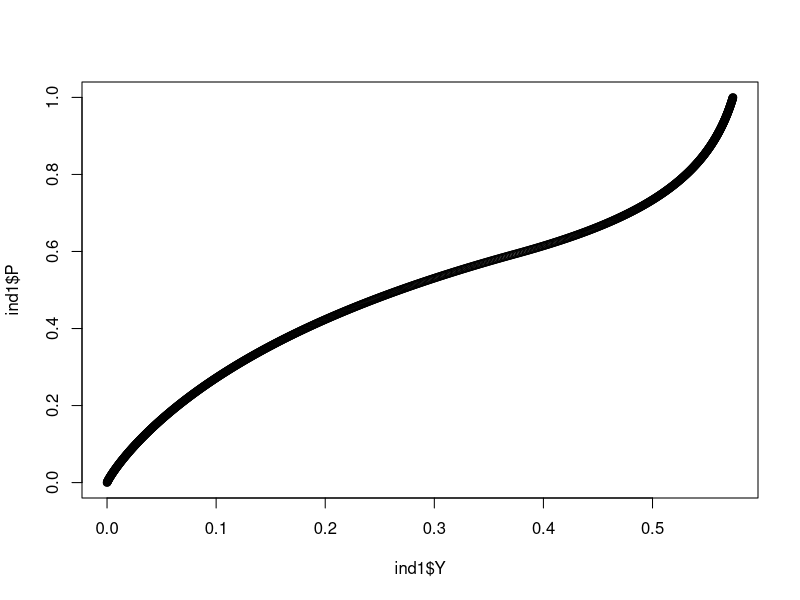
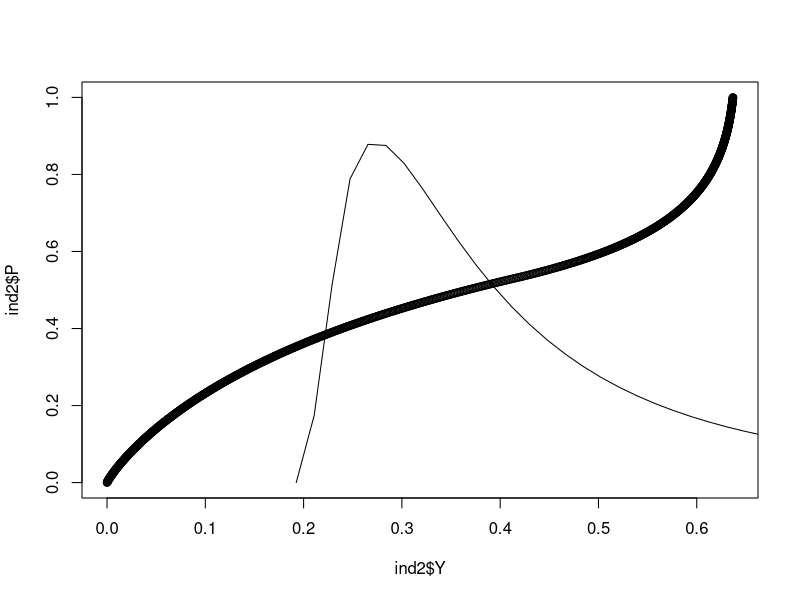
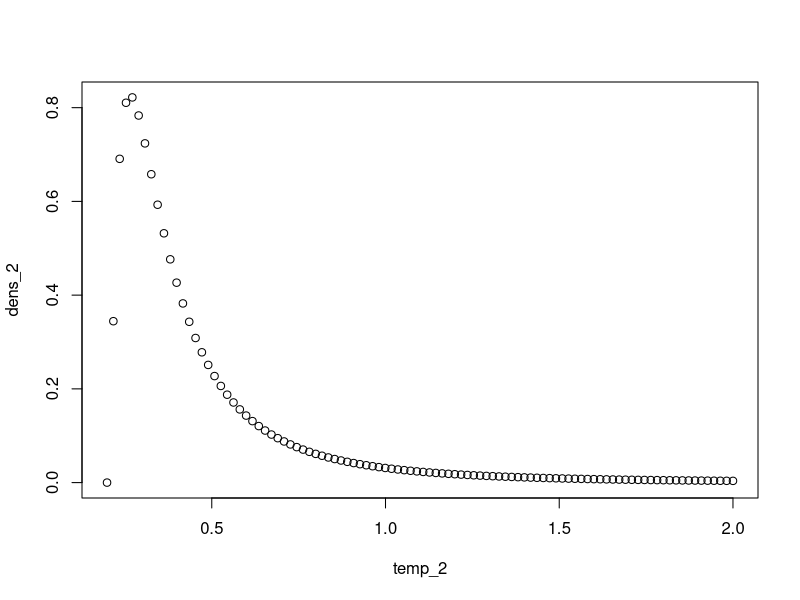
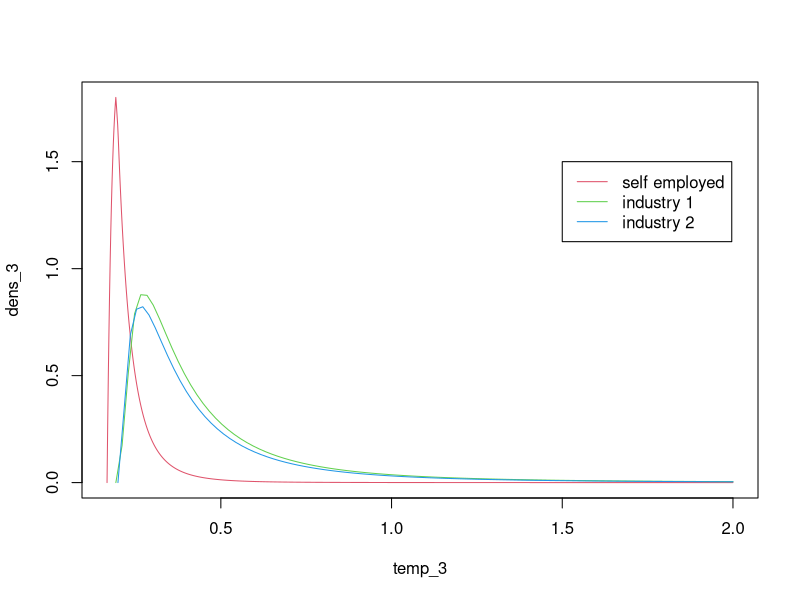

Source code (R) for these figures, in order:
#test

# Script for solving for general equilibrium

rm(list = ls())

# Assumptions used
# i) b = 0
# ii) Cobb-Douglas aggregator for intermediates.
# iii) lower bound on the z draw is 1.
# iv) tau > 1 / 2 so that the "amount" of entrepreneurs grows with the productivity level.


# Rough outline of the algorithm

# STEP 1: obtain a `supply curve' for each industry

# i) fix a grid of values for prices
# ii) at each price, solve for the quantity supplied
# iii) interpolate to obtain an approximate supply curve

# Subroutine: solving for output conditional on a price
# i) Guess a value for ebar, the mismatch threshold
# ii) Back out the implied theta using get_theta
# iii) Calculate the implied occupational choice threshold
# iv) Using the choice threshold, find the mass of workers in the industry and the integral over Z
# v) put all the above together and calculate the value of creating a vacancy
# vi) find the gap between the value and cost of vacancy creation
# vii) perform a bisection search to find the ebar that makes this gap zero.
# viii) with ebar in hand, solve for u and output

# STEP 2: Find the equilibrium

# i) Guess prices
# ii) Using the interpolated supply curves, calculate the supplies of both goods at these prices and aggregate output
# iii) Calculate demands from aggregate output and prices
# iv) Find the gap between supply and demand in each industry
# v) If supply exceeds demand, revise prices down. If demand exceeds supply, revise prices up

# Notes on parameters

# Gamma
# The pdf of the mismatch shock is gamma * e ^ (gamma - 1)
# - For the pdf to be valid, it must be that gamma > 0
# - When 0 < gamma < 1, the pdf is decreasing and convex: mass is concentrated around low values of e
# - When gamma = 1, e is U[0,1]
# - When 1 < gamma < 2, the pdf is increasing and concave. In this region, higher gammas place more weight on high e
# - When 2 < gamma, the pdf is increasing and convex: mass is concentrated around high values of e

################################################## FUNCTIONS ##################################################

#### Functions for both industries ####

get_theta <- function(ebar, a, B, d, gamma, A){
  
  # returns theta given e_bar and parameters
  theta <- (1 - B * (1 - d)) * ebar / (B * A)
  theta <- theta / (ebar ^ (1 + gamma) / (1 + gamma) + gamma / (1 + gamma) - ebar)
  return(theta ^ (1 / (1 - a)))
  
  # theta <- (B / (1 - B * (1 - d))) * ((1 + gamma) / A)
  # theta <- theta * (1 - ebar ^ (1 / gamma)) / ebar ^ ((1 + gamma) / gamma)
  # return(theta ^ (1 / (1 - a)))
  
}

get_u <- function(theta, ebar, a, d, A, gamma){
  
  # returns u given theta, ebar, and parameters
  u <- d  + A * theta ^ (1 - a) * (1 - ebar ^ gamma)
  return (d / u)
  
  #u <- d  + A * theta ^ (1 - a) * (1 - ebar)
  #return (d / u)
  
}


#### Industry 1 functions ####

get_z_top <- function(P, ebar, rho, sigma){
  
  # returns the top threshold given P, ebar, and parameters
  z_top <- (rho * P * ebar) ^ (sigma - 1)
  z_top <- (z_top - 1) ^ (1 / (1 - sigma))
  
  # z_top <- (rho * P * (1 - ebar ^ (1 / gamma))) ^ (sigma - 1)
  # z_top <- (z_top - 1) ^ (1 / (1 - sigma))
  return(z_top)
  
}

get_EZ_1 <- function(z, Zmin, zeta){
  
  # returns expected Z for industry 1 given the threshold and parameters
  EZ <- Zmin * (zeta / (zeta - 1)  - (zeta * z ^ zeta) / (2 * zeta - 1)) * (z < 1) 
  EZ <- EZ + (Zmin / (z ^ (zeta - 1))) * (zeta / (zeta - 1)  - zeta / (2 * zeta - 1)) * (z >= 1)
  return(EZ)
  
}

get_N_1 <- function(z, Zmin, zeta){
  
  # returns N for industry 1 given the threshold and parameters
  N <- (1 - (z ^ zeta) / 2) * (z < 1) + (1 / (2 * z ^ zeta)) * (z >= 1)
  return(N)
  
}

free_entry_1 <- function(P, ebar, a, B, d, gamma, A, rho, sigma, Zmin, zeta, kappa){
  
  # calculates the gap between cost and benefits of entry for industry 1 given P, ebar, and parameters
  theta <- get_theta(ebar, a, B, d, gamma, A)
  z <- get_z_top(P, ebar, rho, sigma)
  N <- get_N_1(z, Zmin, zeta)
  EZ <- get_EZ_1(z, Zmin, zeta)
  
  gap <- A * B * theta ^ (- a) * (1 - rho) * P / (1 - B * (1 - d))
  gap <- gap * (gamma / (gamma + 1)) * (1 - ebar ^ (1 + gamma))
  gap <- gap * EZ / N
  gap <- gap - kappa
  
  return(gap)
  # postive if expected benefits exceed expected costs (ebar too high given p), negative otherwise (ebar too low)
  
}

get_Y_1 <- function(ebar, P, a, B, d, gamma, A, rho, sigma, Zmin, Zeta){
  
  # returns industry 1 output given P, ebar, and parameters
  theta <- get_theta(ebar, a, B, d, gamma, A)
  u <- get_u(theta, ebar, a, d, A, gamma)
  z <- get_z_top(P, ebar, rho, sigma)
  EZ <- get_EZ_1(z, Zmin, zeta)
  
  Y <- (1 - u) * EZ
  Y <- Y * (gamma / (1 + gamma)) * (1 - ebar ^ (1 + gamma))
  Y <- Y/ (1 - ebar ^ gamma)
  
  return(Y)
  
}

#### Industry 2 functions ####

get_z_bot <- function(P, ebar, rho, sigma){
  
  # returns the lower threshold given P, ebar, and parameters
  z_bot <- (rho * P * ebar) ^ (sigma - 1)
  z_bot <- (z_bot - 1) ^ (1 / (sigma - 1))
  return(z_bot)
  
}

get_EZ_2 <- function(z, Zmin, zeta){
  
  # returns expected Z for industry 1 given the threshold and parameters
  EZ <- Zmin * (z ^ (zeta - 1)) * (zeta / (zeta - 1)  - zeta / (2 * zeta - 1)) * (z < 1) 
  EZ <- EZ + Zmin * (zeta / (zeta - 1)  - zeta / ((2 * zeta - 1) * z ^ zeta)) * (z >= 1)
  return(EZ)
  
}

get_N_2 <- function(z, Zmin, zeta){
  
  # returns N for industry 1 given the threshold and parameters
  N <- ((z ^ zeta) / 2) * (z < 1) + (1 - 1 / (2 * z ^ zeta)) * (z >= 1)
  return(N)
  
}

free_entry_2 <- function(P, ebar, a, B, d, gamma, A, rho, sigma, Zmin, zeta, kappa){
  
  # calculates the gap between cost and benefits of entry for industry 1 given P, ebar, and parameters
  theta <- get_theta(ebar, a, B, d, gamma, A)
  z <- get_z_bot(P, ebar, rho, sigma)
  N <- get_N_2(z, Zmin, zeta)
  EZ <- get_EZ_2(z, Zmin, zeta)
  
  gap <- A * B * theta ^ (- a) * (1 - rho) * P / (1 - B * (1 - d))
  gap <- gap * (gamma / (1 + gamma)) * (1 - ebar ^ (1 + gamma))
  gap <- gap * EZ / N
  gap <- gap - kappa
  
  return(gap)
  # postive if expected benefits exceed expected costs (ebar too high given p), negative otherwise (ebar too low)
  
}

get_Y_2 <- function(ebar, P, a, B, d, gamma, A, rho, sigma, Zmin, Zeta){
  
  # returns industry 1 output given P, ebar, and parameters
  theta <- get_theta(ebar, a, B, d, gamma, A)
  u <- get_u(theta, ebar, a, d, A, gamma)
  z <- get_z_bot(P, ebar, rho, sigma)
  EZ <- get_EZ_2(z, Zmin, zeta)
  
  Y <- (1 - u) * EZ
  Y <- Y * (gamma / (1 + gamma)) * (1 - ebar ^ (1 + gamma))
  Y <- Y / (1 - ebar ^ gamma)
  
  return(Y)
  
}

#### Solvers ####

ebar_solve <- function(entry_func, P, mid, a, B, d, gamma, A, rho, sigma, Zmin, zeta, kappa){
  
  top <- 1
  bot <- 0
  solution <- 0
  count <- 0
  
  while (solution == 0){
    mid <- (top + bot) / 2
    gap <- entry_func(P, mid, a, B, d, gamma, A, rho, sigma, Zmin, zeta, kappa)
    if (abs(gap) < tol){
      solution <- 1
    }
    if (gap >= 0){
      bot <- mid
    }
    if (gap < 0){
      top <- mid
    }
    
    count <- count + 1
    if (count > 1000){
      print(c('failed', P))
      solution <- 1
    }
  }
  
  return(mid)
  
}

#### Income Distribution Functions ####

income_dist_1 <- function(rho, P, Zmin, z, ebar, y, gamma, zeta, u){
  
  min_inc <- rho * P * Zmin * max(1, z) * ebar
  inc_thres <- min_inc / ebar
  Zratio <- min_inc / (y * max(1, z))
  A1 <- gamma / (gamma + zeta)
  A2 <- gamma / (2 * gamma + (4 * zeta))
  A3 <- zeta / (gamma + zeta)
  A4 <- zeta / (gamma + 2 * zeta)
  
  # Region 1: below the minimum income
  if (y <= min_inc){
    return(0)
  }
  # Region 2: no agent has income below y for all epsilon
  if ((y > min_inc) & (y <= inc_thres)){
    part1 <- A1 * Zratio ^ zeta - A2 * z ^ zeta * Zratio ^ (2 * zeta)
    part2 <- Zratio ^ (-gamma) * (A3 - A4 * z ^ zeta) + z ^ zeta / 2 - 1
    part3 <- Zratio ^ (-gamma) * (A3 - A4) * z ^ (- zeta - gamma) - 1 / (2 * z ^ zeta)
    return((1 - u) * ebar ^ gamma *(part1 + part2 * (z < 1) + part3 * (z >= 1)) / (1 - ebar ^ gamma))
  }
  # Region 3: some agents have income below y for all epsilon
  if (y > inc_thres){
    part1 <- A1 * Zratio ^ zeta * (ebar ^ gamma - ebar ^ (-zeta)) - 
      Zratio ^ (2 * zeta) * A2 * z ^ zeta * (ebar ^ gamma - ebar ^ (- 2 * zeta))
    part2 <- (1 - ebar ^ gamma) * (1 - z ^ zeta / 2)
    part3 <- (1 - ebar ^ gamma) * (1 / (2 * z ^ zeta))
    return((1 - u) * (part1 + part2 * (z < 1) + part3 * (z >= 1)) / (1 - ebar ^ gamma))
  }
  
}

income_dens_1 <- function(rho, P, Zmin, z, ebar, y, gamma, zeta, u){
  
  min_inc <- rho * P * Zmin * max(1, z) * ebar
  inc_thres <- min_inc / ebar
  Zratio <- min_inc / (y * max(1, z))
  A1 <- gamma / (gamma + zeta)
  A2 <- gamma / (2 * gamma + (4 * zeta))
  A3 <- zeta / (gamma + zeta)
  A4 <- zeta / (gamma + 2 * zeta)
  
  # Region 1: below the minimum income
  if (y <= min_inc){
    return(0)
  }
  # Region 2: no agent has income below y for all epsilon
  if ((y > min_inc) & (y <= inc_thres)){
    part1 <- zeta * A1 * Zratio ^ zeta - 2 * zeta * A2 * z ^ zeta * Zratio ^ (2 * zeta)
    part2 <- gamma * Zratio ^ (-gamma) * (A3 - A4 * z ^ zeta) 
    part3 <- gamma * Zratio ^ (-gamma) * (A3 - A4) * z ^ (- zeta - gamma)
    return(-(1 - u) * ebar ^ gamma *(part1 - part2 * (z < 1) - part3 * (z >= 1)) / ((1 - ebar ^ gamma) * y))
  }
  # Region 3: some agents have income below y for all epsilon
  if (y > inc_thres){
    part1 <- zeta * A1 * Zratio ^ zeta * (ebar ^ gamma - ebar ^ (-zeta)) - 
      2 * zeta * Zratio ^ (2 * zeta) * A2 * z ^ zeta * (ebar ^ gamma - ebar ^ (- 2 * zeta))
    return(-(1 - u) * part1 / ((1 - ebar ^ gamma) * y))
  }
  
}

income_dist_2 <- function(rho, P, Zmin, z, ebar, y, gamma, zeta, u){
  
  min_inc <- rho * P * Zmin * max(1, 1 / z) * ebar
  inc_thres <- min_inc / ebar
  Zratio <- min_inc / (y * max(1, 1 / z))
  A1 <- gamma / (gamma + zeta)
  A2 <- gamma / (2 * gamma + (4 * zeta))
  A3 <- zeta / (gamma + zeta)
  A4 <- zeta / (gamma + 2 * zeta)
  
  # Region 1: below the minimum income
  if (y <= min_inc){
    return(0)
  }
  # Region 2: no agent has income below y for all epsilon
  if ((y > min_inc) & (y <= inc_thres)){
    part1 <- A1 * Zratio ^ zeta - A2 * z ^ (- zeta) * Zratio ^ (2 * zeta)
    part2 <- Zratio ^ (-gamma) * (A3 - A4) * z ^ (zeta + gamma) - z ^ zeta / 2
    part3 <- Zratio ^ (-gamma) * (A3 - A4 * z ^ (- zeta)) + 1 / (2 * z ^ zeta) - 1
    return((1 - u) * ebar ^ gamma *(part1 - part2 * (z < 1) - part3 * (z >= 1)) / (1 - ebar ^ gamma))
  }
  # Region 3: some agents have income below y for all epsilon
  if (y > inc_thres){
    part1 <- A1 * Zratio ^ zeta * (ebar ^ gamma - ebar ^ (-zeta)) - 
      Zratio ^ (2 * zeta) * A2 * z ^ (- zeta) * (ebar ^ gamma - ebar ^ (- 2 * zeta))
    part2 <- (1 - ebar ^ gamma) * (z ^ zeta / 2)
    part3 <- (1 - ebar ^ gamma) * (1 -  1 / (2 * z ^ zeta))
    return((1 - u) * (part1 + part2 * (z < 1) + part3 * (z >= 1)) / (1 - ebar ^ gamma))
  }
  
}

income_dens_2 <- function(rho, P, Zmin, z, ebar, y, gamma, zeta, u){
  
  min_inc <- rho * P * Zmin * max(1, 1 / z) * ebar
  inc_thres <- min_inc / ebar
  Zratio <- min_inc / (y * max(1, 1 / z))
  A1 <- gamma / (gamma + zeta)
  A2 <- gamma / (2 * gamma + (4 * zeta))
  A3 <- zeta / (gamma + zeta)
  A4 <- zeta / (gamma + 2 * zeta)
  
  # Region 1: below the minimum income
  if (y <= min_inc){
    return(0)
  }
  # Region 2: no agent has income below y for all epsilon
  if ((y > min_inc) & (y <= inc_thres)){
    part1 <- zeta * A1 * Zratio ^ zeta - 2 * zeta * A2 * z ^ (- zeta) * Zratio ^ (2 * zeta)
    part2 <- gamma * Zratio ^ (-gamma) * (A3 - A4) * z ^ (zeta + gamma)
    part3 <- gamma * Zratio ^ (-gamma) * (A3 - A4 * z ^ (- zeta))
    return(-(1 - u) * ebar ^ gamma * (part1 - part2 * (z < 1) - part3 * (z >= 1)) / ((1 - ebar ^ gamma) * y))
  }
  # Region 3: some agents have income below y for all epsilon
  if (y > inc_thres){
    part1 <- zeta * A1 * Zratio ^ zeta * (ebar ^ gamma - ebar ^ (-zeta)) - 
      2 * zeta * Zratio ^ (2 * zeta) * A2 * z ^ (- zeta) * (ebar ^ gamma - ebar ^ (- 2 * zeta))
    return(-(1 - u) * part1 / ((1 - ebar ^ gamma) * y))
  }
  
}


selfemp_mininc <- function(z_lower, z_upper, sigma, Zmin){
  if (z_upper > 1 & z_lower < 1){
    return(Zmin * 2 ^ (1 / (sigma - 1)))
  }
  if (z_upper <= 1){
    return(Zmin * (1 + z_upper ^ (1 - sigma)) ^ (1 / (sigma - 1)))
  }
  
  if (z_lower >= 1){
    return(Zmin * (1 + z_lower ^ (sigma - 1)) ^ (1 / (sigma - 1)))
  }
}

selfemp_lowerbound <- function(Zmin, sigma, y, z_lower){
  thres <- Zmin * (z_lower ^ (1 - sigma) + 1) ^ (1 / (sigma - 1))
  
  if (y <= thres){
    return(Zmin)
  }
  
  if (y > thres){
    return(y * (1 + z_lower ^ (1 - sigma)) ^ (1 / (1 - sigma)))
  }
  
}

selfemp_upperbound <- function(Zmin, sigma, y, z_upper){
  thres <- Zmin * z_upper / (1 + z_upper ^ (1 - sigma)) ^ (1 / (1 - sigma))
  
  if (y <= thres){
    return(y * Zmin / (Zmin ^ (1 - sigma) - y ^ (1 - sigma)) ^ (1 / (1 - sigma)))
  }
  if (y > thres){
    return(y * (1 + z_upper ^ (1 - sigma)) ^ (1 / (1 - sigma)))
  }
}

selfemp_integral <- function(Z, sigma, y, zeta, Zmin){
  int <- (Z ^ (1 - sigma) - y ^ (1 - sigma)) ^ ((1 + zeta) / (1 - sigma))
  int <- zeta ^ 2 * Zmin ^ (2 * zeta) * int
  int <- int / (Z ^ (2 * (1 + zeta)) * y ^ (1 + zeta))
  return(int)
}

selfemp_density <- function(z_upper, z_lower, Zmin, sigma, y, zeta){
  
  lower_bound <- selfemp_lowerbound(Zmin, sigma, y, z_lower)
  upper_bound <- selfemp_upperbound(Zmin, sigma, y, z_upper)
  
  dens <- integrate(selfemp_integral, lower = lower_bound, upper = upper_bound, sigma = sigma, y = y, zeta = zeta,
                    Zmin = Zmin)
  
  return(dens$value)
  
}
################################################## MODEL ##################################################

# Global Parameters
B <- 0.975
a <- 0.5
d <- 0.1
sigma <- 1 /10
rho <- 0.95
kappa <- 0.132
Zmin <- 0.36
zeta <- 2.12

# Numerical function parameters
tol <- 0.00001

#### Industry 1 Supply Function ####

A <- c(5, 5)
gamma <- c(1, 4)

# specify a sequence of prices. For each price, obtain the mismatch threshold and supply.
# With sigma < 1, the price permitted by the price index for either good is 1. 
P <- seq(0, 1, 0.001)
n <- length(P)
ind1 <- data.frame(P, "ebar" = rep(0, n), "Y" = rep(0, n), "theta" = rep(0, n), "z" = rep(0, n), 
                   "u" = rep(0, n), "N" = rep(0, n), "EZ" = rep(0, n))

ind1$Y[1] <- 0 # no need to solve at P = 0 

for (i in 2:n){
  P <- ind1$P[i]
  ind1$ebar[i] <- ebar_solve(free_entry_1, P, mid, a, B, d, gamma[1], A[1], rho, sigma, Zmin, zeta, kappa)
  ind1$Y[i] <- get_Y_1(ind1$ebar[i], P, a, B, d, gamma[1], A[1], rho, sigma, Zmin, Zeta)
  ind1$theta[i] <- get_theta(ind1$ebar[i], a, B, d, gamma[1], A[1])
  ind1$z[i] <- get_z_top(P, ind1$ebar[i], rho, sigma)
  ind1$u[i] <- get_u(ind1$theta[i], ind1$ebar[i], a, d, A[1], gamma[1])
  ind1$N[i] <- get_N_1(ind1$z[i], Zmin, zeta)
  ind1$EZ[i] <- get_EZ_1(ind1$z[i], Zmin, zeta)
}

plot(ind1$Y, ind1$P)

#### Industry 2 Supply Function ####

P <- seq(0, 1, 0.001)
n <- length(P)
ind2 <- data.frame(P, "ebar" = rep(0, n), "Y" = rep(0, n), "theta" = rep(0, n), "z" = rep(0, n), 
                   "u" = rep(0, n), "N" = rep(0, n), "EZ" = rep(0, n))

ind2$Y[1] <- 0

for (i in 2:n){
  P <- ind2$P[i]
  ind2$ebar[i] <- ebar_solve(free_entry_2, P, mid, a, B, d, gamma[2], A[2], rho, sigma, Zmin, zeta, kappa)
  ind2$Y[i] <- get_Y_2(ind2$ebar[i], P, a, B, d, gamma[2], A[2], rho, sigma, Zmin, Zeta)
  ind2$theta[i] <- get_theta(ind2$ebar[i], a, B, d, gamma[2], A[2])
  ind2$z[i] <- get_z_top(P, ind2$ebar[i], rho, sigma)
  ind2$u[i] <- get_u(ind2$theta[i], ind2$ebar[i], a, d, A[2], gamma[2])
  ind2$N[i] <- get_N_2(ind2$z[i], Zmin, zeta)
  ind2$EZ[i] <- get_EZ_2(ind2$z[i], Zmin, zeta)
  
}

plot(ind2$Y, ind2$P)

#### Solve for eqbm prices ####

eqbm <- data.frame("P" = rep(0, 2), "ebar" = rep(0, 2), "Y" = rep(0, 2), "theta" = rep(0, 2), "z" = rep(0, 2), 
                   "u" = rep(0, 2), "N" = rep(0, 2), "EZ" = rep(0, 2))

# interpolate the functions above to get supply functions, and then find prices that set excess demand to 0
P_top <- 1
P_bot <- 0
count <- 0
solution <- 0

while (solution == 0){
  eqbm$P[1] <- (P_top + P_bot) / 2
  eqbm$P[2] <- (1 - eqbm$P[1] ^ (1 - sigma)) ^ (1 / (1 - sigma))
  
  YS_1 <- approx(ind1$P, ind1$Y, eqbm$P[1])$y
  YS_2 <- approx(ind2$P, ind2$Y, eqbm$P[2])$y
  
  Y <- (YS_1 ^ ((sigma - 1) / sigma) + YS_2 ^ ((sigma - 1) / sigma)) ^ (sigma / (sigma - 1))
  
  YD_1 <- Y * eqbm$P[1] ^ (-sigma)
  YD_2 <- Y * eqbm$P[2] ^ (-sigma)
  
  Y1_gap <- YS_1 - YD_1
  
  if (abs(Y1_gap) < tol){
    print(c('converged', eqbm$P[1]))
    solution <- 1
  }
  if (Y1_gap >= 0){
    P_top <- eqbm$P[1]
  }
  if (Y1_gap < 0){
    P_bot <- eqbm$P[1]
  }
  
  count <- count + 1
  if (count > 1000){
    print(c('failed', eqbm$P[1]))
    solution <- 1
  }
}

#### Given eqbm prices, obtain other quantities ####

free_entry_funcs <- list(free_entry_1, free_entry_2)
get_z_funcs <- list(get_z_top, get_z_bot)
get_N_funcs <- list(get_N_1, get_N_2)
get_EZ_funcs <- list(get_EZ_1, get_EZ_2)

for (i in 1:2){
  eqbm$ebar[i] <- ebar_solve(free_entry_funcs[[i]], eqbm$P[i], mid, a, B, d, gamma[i], A[i], rho, sigma, Zmin, zeta, kappa)
  eqbm$Y[i] <- get_Y_1(eqbm$ebar[i], eqbm$P[i], a, B, d, gamma[i], A[i], rho, sigma, Zmin, Zeta)
  eqbm$theta[i] <- get_theta(eqbm$ebar[i], a, B, d, gamma[i], A[i])
  eqbm$z[i] <- get_z_funcs[[i]](eqbm$P[i], eqbm$ebar[i], rho, sigma)
  eqbm$u[i] <- get_u(eqbm$theta[i], eqbm$ebar[i], a, d, A[i], gamma[i])
  eqbm$N[i] <- get_N_funcs[[i]](eqbm$z[i], Zmin, zeta)
  eqbm$EZ[i] <- get_EZ_funcs[[i]](eqbm$z[i], Zmin, zeta)
}

# check that thresholds make sense
1 > (rho * eqbm$P[1] * eqbm$ebar[1]) ^ (1 - sigma) + (rho * eqbm$P[2] * eqbm$ebar[2]) ^ (1 - sigma)

############################################### INCOME DISTRIBUTION ###############################################

# Industry 1

min_inc_1 <- rho * eqbm$P[1] * Zmin * max(1, eqbm$z[1]) * eqbm$ebar[1]

temp <- seq(min_inc_1, 2, length.out = 100)
mass <- sapply(temp, income_dist_1, rho = rho, P = eqbm$P[1], Zmin = Zmin, z = eqbm$z[1], 
               ebar = eqbm$ebar[1], gamma = gamma[1], zeta = zeta, u = eqbm$u[1])
# mass <- mass / eqbm$N[1] # get as a fraction of total people participating in industry 1
dens <- sapply(temp, income_dens_1, rho = rho, P = eqbm$P[1], Zmin = Zmin, z = eqbm$z[1], 
               ebar = eqbm$ebar[1], gamma = gamma[1], zeta = zeta, u = eqbm$u[1])

#plot(temp, mass)
lines(temp,dens)

# Industry 2

min_inc_2 <- rho * eqbm$P[2] * Zmin * max(1, 1 / eqbm$z[2]) * eqbm$ebar[2]
temp_2 <- seq(min_inc_2, 2, length.out = 100)
mass_2 <- sapply(temp_2, income_dist_2, rho = rho, P = eqbm$P[2], Zmin = Zmin, z = eqbm$z[2], 
                 ebar = eqbm$ebar[2], gamma = gamma[2], zeta = zeta, u = eqbm$u[2])
# mass_2 <- mass_2 / eqbm$N[2] # get as a fraction of total people participating in industry 2
dens_2 <- sapply(temp_2, income_dens_2, rho = rho, P = eqbm$P[2], Zmin = Zmin, z = eqbm$z[2], 
                 ebar = eqbm$ebar[2], gamma = gamma[2], zeta = zeta, u = eqbm$u[2])

#lines(temp_2, mass_2)
plot(temp_2, dens_2)

# Self Employed

min_inc_selfemp <- selfemp_mininc(eqbm$z[2], eqbm$z[1], sigma, Zmin)

temp_3 <- seq(min_inc_selfemp, 2, length.out = 1000)
dens_3 <- sapply(temp_3, selfemp_density, z_upper = eqbm$z[1], z_lower = eqbm$z[2], Zmin = Zmin, sigma = sigma, 
                 zeta = zeta)
# dens_3 <- dens_3 / (1 - eqbm$N[1] + eqbm$N[2]) 

plot(temp_3, dens_3, type = "l", col = 2)
lines(temp, dens, col = 3)
lines(temp_2, dens_2, col = 4)
legend(x = 1.5, y = 1.5, legend = c("self employed", "industry 1" , "industry 2"), col = c(2, 3, 4), lty = c(1,1,1))
